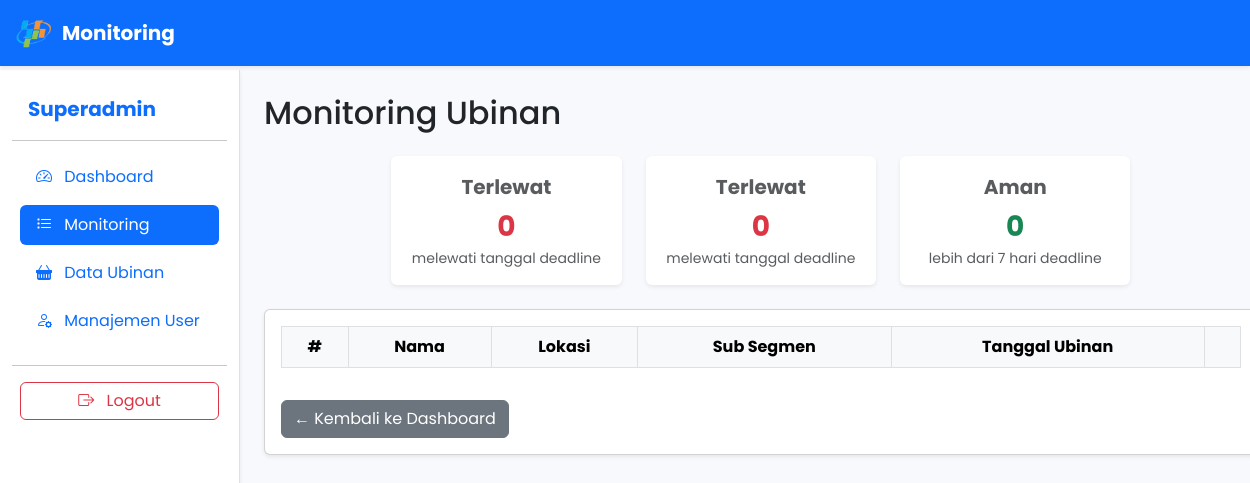
Before: /client/service/super-admin/monitoring.php (signed in) with the older database file.
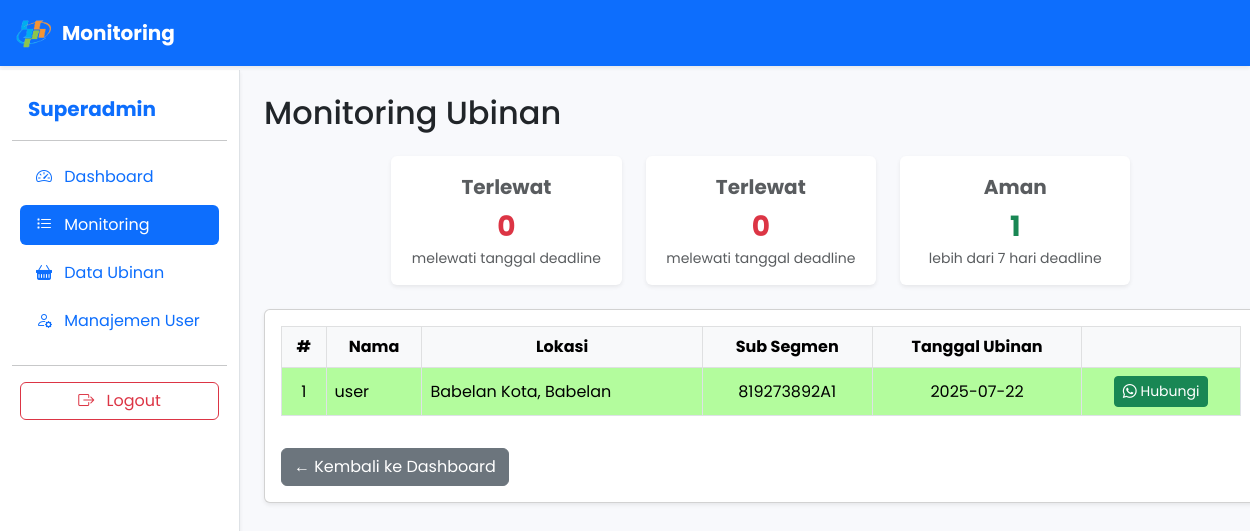
After: the same page with the newer database file.
### tables this page shows
CREATE TABLE `monitoring_data_panen` (
  `id` int(11) NOT NULL,
  `nama_petani` varchar(100) NOT NULL,
  `desa` varchar(100) NOT NULL,
  `kecamatan` varchar(100) NOT NULL,
  `tanggal_panen` date NOT NULL,
  `foto_petani` varchar(255) NOT NULL,
  `foto_potong` varchar(255) NOT NULL,
  `foto_timbangan` varchar(255) NOT NULL,
  `berat_plot` decimal(10,2) DEFAULT NULL,
  `gkp` decimal(10,2) DEFAULT NULL,
  `gkg` decimal(10,2) DEFAULT NULL,
  `ku` decimal(10,2) DEFAULT NULL,
  `status` enum('selesai','belum selesai','tidak bisa','sudah') DEFAULT NULL,
  `user_id` int(11) NOT NULL,
  `nomor_sub_segmen` varchar(11) NOT NULL,
  `note` varchar(500) NOT NULL,
  `created_at` timestamp NOT NULL DEFAULT current_timestamp(),
  `updated_at` timestamp NULL DEFAULT NULL
);

CREATE TABLE `users` (
  `id` int(11) NOT NULL,
  `username` varchar(50) NOT NULL,
  `password` varchar(255) NOT NULL,
  `nama_lengkap` varchar(100) DEFAULT NULL,
  `no_hp` varchar(20) NOT NULL,
  `email` varchar(50) NOT NULL,
  `role` enum('admin','superadmin','user') DEFAULT 'admin',
  `created_at` timestamp NOT NULL DEFAULT current_timestamp(),
  `updated_at` timestamp NULL DEFAULT NULL ON UPDATE current_timestamp()
);

### client/service/super-admin/monitoring.php (the view, shortened to what this page needs)
<?php
include '../../../server/config/koneksi.php';
$q = mysqli_query($conn, "
    SELECT u.nama_lengkap, u.no_hp, m.desa, m.kecamatan, m.nomor_sub_segmen, m.tanggal_panen
    FROM users u
    JOIN monitoring_data_panen m ON u.id = m.user_id
    WHERE (m.status = 'belum selesai' OR m.status = 'sudah')
    ORDER BY m.tanggal_panen DESC
");
$q_user_all = mysqli_query($conn, "
    SELECT m.tanggal_panen
    FROM users u
    JOIN monitoring_data_panen m ON u.id = m.user_id
    WHERE (m.status = 'belum selesai' OR m.status = 'sudah')
");
$terlewat = $segera = $aman = 0;
$today = new DateTime();
while ($row = mysqli_fetch_assoc($q_user_all)) {
    $tgl_ubinan = new DateTime($row['tanggal_panen']);
    $diff = $today->diff($tgl_ubinan)->days;
    $isPast = $tgl_ubinan < $today;
    $isSoon = !$isPast && $diff <= 7;
    if ($isPast) {
        $terlewat++;
    } elseif ($isSoon) {
        $segera++;
    } else {
        $aman++;
    }
}
?>
<!DOCTYPE html>
<html lang="id">
<head>
    <link href="https://cdn.jsdelivr.net/npm/bootstrap@5.3.0/dist/css/bootstrap.min.css" rel="stylesheet">
    <link href="https://cdn.jsdelivr.net/npm/bootstrap-icons@1.10.5/font/bootstrap-icons.css" rel="stylesheet">
</head>
<body>
<nav class="navbar navbar-expand-lg navbar-dark bg-primary shadow-sm fixed-top" style="z-index:1040;">
    <div class="container-fluid">
        <a class="navbar-brand d-flex align-items-center" href="monitoring_panen.php">
            <img src="../../assets/logo.png" alt="Logo BPS" height="40" class="me-2">
            Monitoring
        </a>
    </div>
</nav>
<div class="container-fluid" style="padding-top:70px;">
    <div class="row">
        <nav class="col-md-3 col-lg-2 d-md-block bg-white border-end shadow-sm sidebar py-4 position-fixed" style="height:100vh; z-index:1030;">
            <div class="position-sticky">
                <a href="#" class="d-flex align-items-center mb-3 text-primary text-decoration-none px-3">
                    <span class="fs-5 fw-bold">Superadmin</span>
                </a>
                <hr>
                <ul class="nav nav-pills flex-column mb-auto px-2">
                    <li class="nav-item mb-2">
                        <a href="super_admin.php" class="nav-link text-primary">
                            <i class="bi bi-speedometer2 me-2"></i> Dashboard
                        </a>
                    </li>
                    <li class="nav-item mb-2">
                        <a href="monitoring.php" class="nav-link active">
                            <i class="bi bi-list-task me-2"></i> Monitoring
                        </a>
                    </li>
                    <li class="nav-item mb-2">
                        <a href="monitoring_panen.php" class="nav-link">
                            <i class="bi bi-basket-fill me-2"></i> Data Ubinan
                        </a>
                    </li>
                    <li class="nav-item mb-2">
                        <a href="monitoring_akun.php" class="nav-link text-primary">
                            <i class="bi bi-person-gear me-2"></i> Manajemen User
                        </a>
                    </li>
                </ul>
                <hr>
                <div class="px-2">
                    <a href="../../auth/logout.php" class="btn btn-outline-danger w-100">
                        <i class="bi bi-box-arrow-right me-2"></i> Logout
                    </a>
                </div>
            </div>
        </nav>
        <main id="mainContent" class="col-lg-10 ms-auto px-4 pt-4">
            <h2 class="mb-4">Monitoring Ubinan</h2>
            <div class="row g-4 mb-4 d-flex justify-content-center flex-wrap">
                <div class="col-12 col-sm-6 col-lg-3">
                    <div class="card shadow-sm border-0 text-center h-100">
                        <div class="card-body">
                            <div class="fs-5 text-muted mb-1 fw-bold">Terlewat</div>
                            <div class="fs-3 fw-bold text-danger"><?= $terlewat; ?></div>
                            <div class="small text-muted">melewati tanggal deadline</div>
                        </div>
                    </div>
                    </div>
                <div class="col-12 col-sm-6 col-lg-3">
                    <div class="card shadow-sm border-0 text-center h-100">
                        <div class="card-body">
                            <div class="fs-5 text-muted mb-1 fw-bold">Terlewat</div>
                            <div class="fs-3 fw-bold text-danger"><?= $terlewat; ?></div>
                            <div class="small text-muted">melewati tanggal deadline</div>
                        </div>
                    </div>
                </div>
                <div class="col-12 col-sm-6 col-lg-3">
                    <div class="card shadow-sm border-0 text-center h-100">
                        <div class="card-body">
                            <div class="fs-5 text-muted mb-1 fw-bold">Aman</div>
                            <div class="fs-3 fw-bold text-success"><?= $aman; ?></div>
                            <div class="small text-muted">lebih dari 7 hari deadline</div>
                        </div>
                    </div>
                </div>
            </div>
            <div class="card shadow-sm">
                <div class="card-body">
                    <div class="table-responsive">
                        <table class="table table-bordered table-hover align-middle">
                            <thead class="table-light">
                                <tr class="text-center">
                                    <th>#</th>
                                    <th>Nama</th>
                                    <th>Lokasi</th>
                                    <th>Sub Segmen</th>
                                    <th>Tanggal Ubinan</th>
                                    <th></th>
                                </tr>
                            </thead>
                            <tbody>
                                <?php
                                $no = 1;
                                $today = new DateTime();
                                while ($row = mysqli_fetch_assoc($q)):
                                    $tgl_ubinan = new DateTime($row['tanggal_panen']);
                                    $diff = $today->diff($tgl_ubinan)->days;
                                    $isPast = $tgl_ubinan < $today;
                                    $isSoon = !$isPast && $diff <= 7;
                                    if ($isPast) {
                                        $rowClass = 'tr-deadline-lewat';
                                    } elseif ($isSoon) {
                                        $rowClass = 'tr-deadline-segera';
                                    } else {
                                        $rowClass = 'tr-deadline-aman';
                                    }
                                ?>
                                <tr class="<?= $rowClass ?>">
                                    <td class="text-center"><?= $no++; ?></td>
                                    <td><?= htmlspecialchars($row['nama_lengkap']); ?></td>
                                    <td><?= htmlspecialchars($row['desa'] . ', ' . $row['kecamatan']); ?></td>
                                    <td class="text-center"><?= htmlspecialchars($row['nomor_sub_segmen']); ?></td>
                                    <td class="text-center"><?= htmlspecialchars($row['tanggal_panen']); ?></td>
                                    <td class="text-center">
                                        <?php
                                        if (!empty($row['no_hp'])) {
                                            $wa_number = preg_replace('/[^0-9]/', '', $row['no_hp']);
                                            if (strpos($wa_number, '0') === 0) {
                                                $wa_number = '62' . substr($wa_number, 1);
                                            }
                                            $wa_message = rawurlencode("Halo " . $row['nama_lengkap'] . ", mohon segera lengkapi form ubinan Anda.");
                                            $wa_link = "https://wa.me/$wa_number?text=$wa_message";
                                        ?>
                                            <a href="<?= $wa_link ?>" target="_blank" class="btn btn-success btn-sm">
                                                <i class="bi bi-whatsapp"></i> Hubungi
                                            </a>
                                        <?php } else { ?>
                                            <span class="text-muted">-</span>
                                        <?php } ?>
                                    </td>
                                </tr>
                                <?php endwhile; ?>
                            </tbody>
                        </table>
                    </div>
                    <a href="super_admin.php" class="btn btn-secondary mt-3">&larr; Kembali ke Dashboard</a>
                </div>
            </div>
        </main>
    </div>
</div>
</body>
</html>

### client/service/super-admin/monitoring.php (style rules this page uses)
body { background-color: #f8f9fc; font-family: 'Poppins', sans-serif; }
.navbar-brand { font-weight: bold; font-size: 20px; }
@media (min-width: 992px) { #mainContent { margin-left: 240px !important; } }
.sidebar { width: 240px; }
.navbar-brand { font-weight: bold; }
.tr-deadline-aman td { background-color: rgb(179, 252, 157) !important; color: black; }

Changed rows visible on the page:
added monitoring_data_panen: user.nama_lengkap "user", desa+kecamatan "Babelan Kota, Babelan", nomor_sub_segmen "819273892A1", tanggal_panen "2025-07-22"
Other visible differences:
$aman: "0" → "1"
